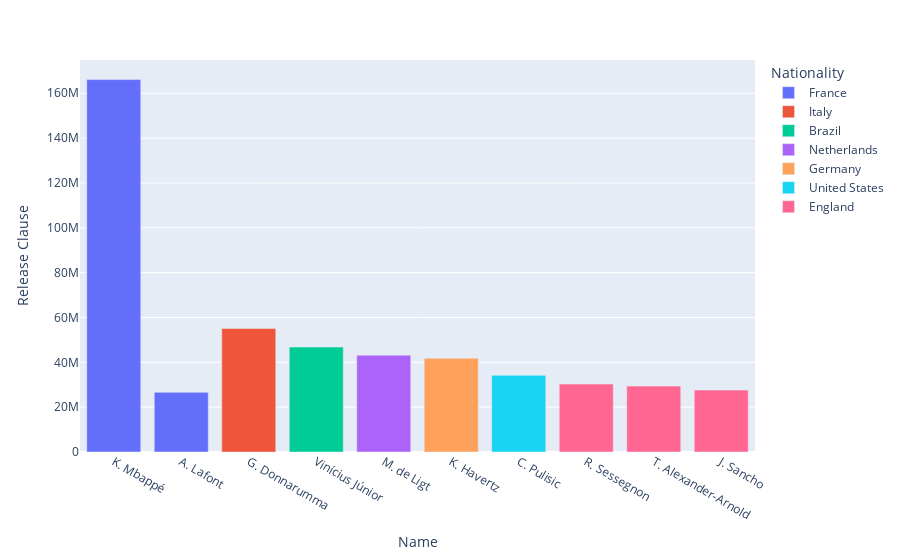

Notebook source saved alongside this figure:
### Code cell
# USING PLOTLY TO VISUALIZE
px.bar(yRCmep, x = "Name", y = "Release Clause", color = "Nationality")

### Figure 1 — Plotly figure (JSON) as saved in the notebook; plotly's stock layout.template omitted (floating-point values rounded to 4 significant figures)
{"data": [{"alignmentgroup": "True", "hovertemplate": "Nationality=France<br>Name=%{x}<br>Release Clause=%{y}<extra></extra>", "legendgroup": "France", "marker": {"color": "#636efa", "pattern": {"shape": ""}}, "name": "France", "offsetgroup": "France", "orientation": "v", "showlegend": true, "textposition": "auto", "type": "bar", "x": ["K. Mbappé", "A. Lafont"], "xaxis": "x", "y": [166100000, 26600000], "yaxis": "y"}, {"alignmentgroup": "True", "hovertemplate": "Nationality=Italy<br>Name=%{x}<br>Release Clause=%{y}<extra></extra>", "legendgroup": "Italy", "marker": {"color": "#EF553B", "pattern": {"shape": ""}}, "name": "Italy", "offsetgroup": "Italy", "orientation": "v", "showlegend": true, "textposition": "auto", "type": "bar", "x": ["G. Donnarumma"], "xaxis": "x", "y": [55100000], "yaxis": "y"}, {"alignmentgroup": "True", "hovertemplate": "Nationality=Brazil<br>Name=%{x}<br>Release Clause=%{y}<extra></extra>", "legendgroup": "Brazil", "marker": {"color": "#00cc96", "pattern": {"shape": ""}}, "name": "Brazil", "offsetgroup": "Brazil", "orientation": "v", "showlegend": true, "textposition": "auto", "type": "bar", "x": ["Vinícius Júnior"], "xaxis": "x", "y": [46800000], "yaxis": "y"}, {"alignmentgroup": "True", "hovertemplate": "Nationality=Netherlands<br>Name=%{x}<br>Release Clause=%{y}<extra></extra>", "legendgroup": "Netherlands", "marker": {"color": "#ab63fa", "pattern": {"shape": ""}}, "name": "Netherlands", "offsetgroup": "Netherlands", "orientation": "v", "showlegend": true, "textposition": "auto", "type": "bar", "x": ["M. de Ligt"], "xaxis": "x", "y": [43200000], "yaxis": "y"}, {"alignmentgroup": "True", "hovertemplate": "Nationality=Germany<br>Name=%{x}<br>Release Clause=%{y}<extra></extra>", "legendgroup": "Germany", "marker": {"color": "#FFA15A", "pattern": {"shape": ""}}, "name": "Germany", "offsetgroup": "Germany", "orientation": "v", "showlegend": true, "textposition": "auto", "type": "bar", "x": ["K. Havertz"], "xaxis": "x", "y": [41800000], "yaxis": "y"}, {"alignmentgroup": "True", "hovertemplate": "Nationality=United States<br>Name=%{x}<br>Release Clause=%{y}<extra></extra>", "legendgroup": "United States", "marker": {"color": "#19d3f3", "pattern": {"shape": ""}}, "name": "United States", "offsetgroup": "United States", "orientation": "v", "showlegend": true, "textposition": "auto", "type": "bar", "x": ["C. Pulisic"], "xaxis": "x", "y": [34200000], "yaxis": "y"}, {"alignmentgroup": "True", "hovertemplate": "Nationality=England<br>Name=%{x}<br>Release Clause=%{y}<extra></extra>", "legendgroup": "England", "marker": {"color": "#FF6692", "pattern": {"shape": ""}}, "name": "England", "offsetgroup": "England", "orientation": "v", "showlegend": true, "textposition": "auto", "type": "bar", "x": ["R. Sessegnon", "T. Alexander-Arnold", "J. Sancho"], "xaxis": "x", "y": [30300000, 29400000, 27600000], "yaxis": "y"}], "layout": {"barmode": "relative", "legend": {"title": {"text": "Nationality"}, "tracegroupgap": 0}, "margin": {"t": 60}, "xaxis": {"anchor": "y", "domain": [0, 1], "title": {"text": "Name"}}, "yaxis": {"anchor": "x", "domain": [0, 1], "title": {"text": "Release Clause"}}}}
